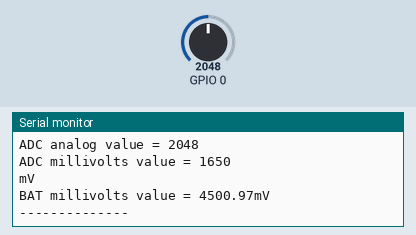
Recording of a sketch running on a simulated ESP32. Shown: the last lines printed to the serial monitor. The inputs (shaded band) are chosen by the test bench; at power-on: GPIO 0 = 2048 (analog values on the 0–4095 scale).

Above: at 1.2 s.
1.3 s: GPIO 0 set to 2866
At 2.5 s:
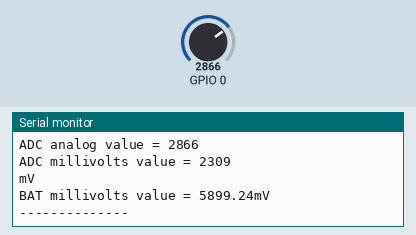
2.8 s: GPIO 0 set to 3603
At 3.5 s:
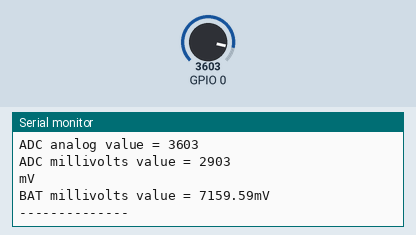
Timing chart, 0 to 5.8 s (numbered marks = the images above; inputs shaded):
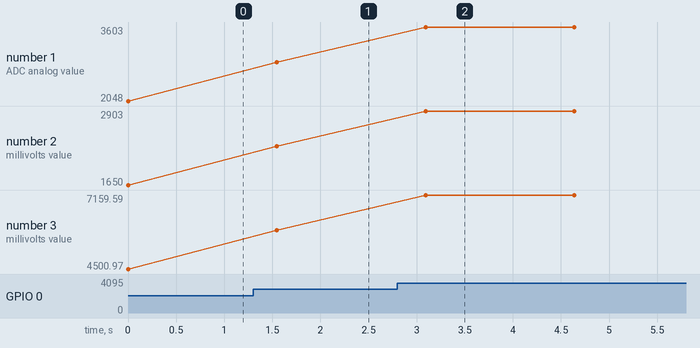

Measured:
- after the input at 1.3 s, the serial monitor: prints a new line after 0.25 s (image 1)
- after the input at 2.8 s, the serial monitor: prints a new line after 0.29 s (image 2)
- plotted number 1: 2048 → 2866 after the input at 1.3 s, 2866 → 3603 after the input at 2.8 s
- plotted number 2: 1650 → 2309 after the input at 1.3 s, 2309 → 2903 after the input at 2.8 s
- plotted number 3: 4500.97 → 5899.24 after the input at 1.3 s, 5899.24 → 7159.59 after the input at 2.8 s

The sketch:

adcBatt.ino
```cpp
void setup() {

  Serial.begin(9600);
  analogReadResolution(12);
}

void loop() {

  int analogValue = analogRead(0);
  int analogVolts = analogReadMilliVolts(0);

  // print out the values you read:
  Serial.print("ADC analog value = ");
  Serial.println(analogValue);
  Serial.print("ADC millivolts value = ");
  Serial.println(analogVolts);
  Serial.println("mV");
  // Please adjust the calculation coefficient according to the actual measurement.
  Serial.print("BAT millivolts value = ");
  Serial.print(analogVolts * 2.1218 + 1000);
  Serial.println("mV");
  Serial.println("--------------");
  delay(1500);
}
```
